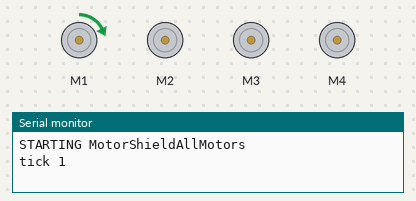
This sketch was run on a simulated Arduino Uno, built with avr-gcc and run on an emulated ATmega328P. On the bench: 4 × DC motor (green arrow = forward, orange = backward, longer = faster), the last lines printed to the serial monitor.

Above: at 0.15 s.
At 4.38 s:
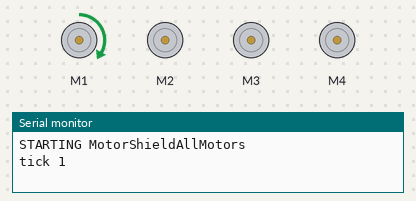
At 9.79 s:
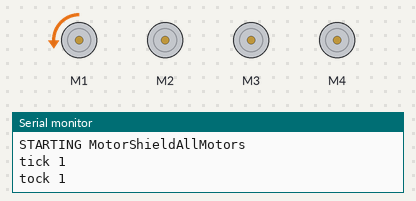
At 20.0 s:
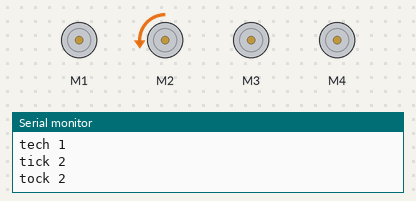
At 29.91 s:
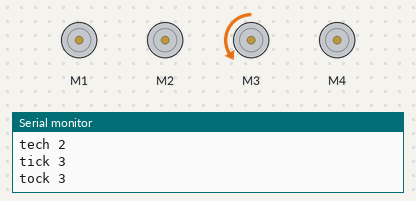
At 39.85 s:
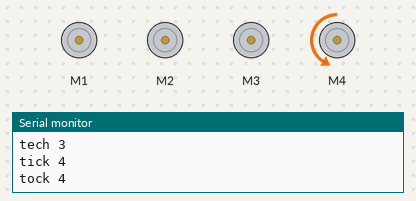
Timing chart, 0 to 40.0 s (numbered marks = the images above):
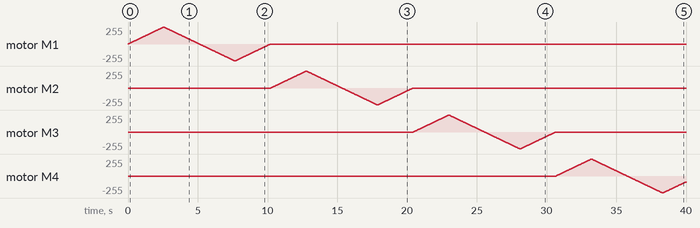

The sketch:

MotorShieldAllMotors.ino
```cpp
//INSPIRED BY:
/*
This is a test sketch for the Adafruit assembled Motor Shield for Arduino v2
It won't work with v1.x motor shields! Only for the v2's with built in PWM
control

For use with the Adafruit Motor Shield v2
---->  http://www.adafruit.com/products/1438
*/

#include <Wire.h>
#include <Adafruit_MotorShield.h>
#include "utility/Adafruit_MS_PWMServoDriver.h"

// Create the motor shield object with the default I2C address
Adafruit_MotorShield AFMS = Adafruit_MotorShield();
// Or, create it with a different I2C address (say for stacking)
// Adafruit_MotorShield AFMS = Adafruit_MotorShield(0x61);

// Select which 'port' M1, M2, M3 or M4.
Adafruit_DCMotor *motor1 = AFMS.getMotor(1); //M1
Adafruit_DCMotor *motor2 = AFMS.getMotor(2); //M2
Adafruit_DCMotor *motor3 = AFMS.getMotor(3); //M3
Adafruit_DCMotor *motor4 = AFMS.getMotor(4); //M4

void setup() {
  Serial.begin(9600);           // set up Serial library at 9600 bps
  Serial.println("STARTING MotorShieldAllMotors");

  AFMS.begin();  // create with the default frequency 1.6KHz
  //AFMS.begin(1000);  // OR with a different frequency, say 1KHz
}

#define WALBOTS_MAX_SPEED 255
#define WALBOTS_DELAY      10
#define WALBOTS_INCREMENT   1

void cycleMotor (Adafruit_DCMotor *someMotor) {
  uint8_t i;

  for (i = 0; i < WALBOTS_MAX_SPEED; i += WALBOTS_INCREMENT) {
    someMotor->setSpeed(i);
    delay(WALBOTS_DELAY);
  }

  for (i = WALBOTS_MAX_SPEED; i > 0; i -= WALBOTS_INCREMENT) {
    someMotor->setSpeed(i);
    delay(WALBOTS_DELAY);
  }
}

void testMotor (Adafruit_DCMotor *someMotor, uint8_t motorId) {
  uint8_t i;

  Serial.print("tick ");
  Serial.println(motorId);

  someMotor->run(FORWARD);

  cycleMotor(someMotor);

  Serial.print("tock ");
  Serial.println(motorId);

  someMotor->run(BACKWARD);

  cycleMotor(someMotor);

  Serial.print("tech ");
  Serial.println(motorId);

  someMotor->run(RELEASE);
  delay(WALBOTS_DELAY);
}

void loop() {
  testMotor(motor1, 1);
  testMotor(motor2, 2);
  testMotor(motor3, 3);
  testMotor(motor4, 4);
}
```
